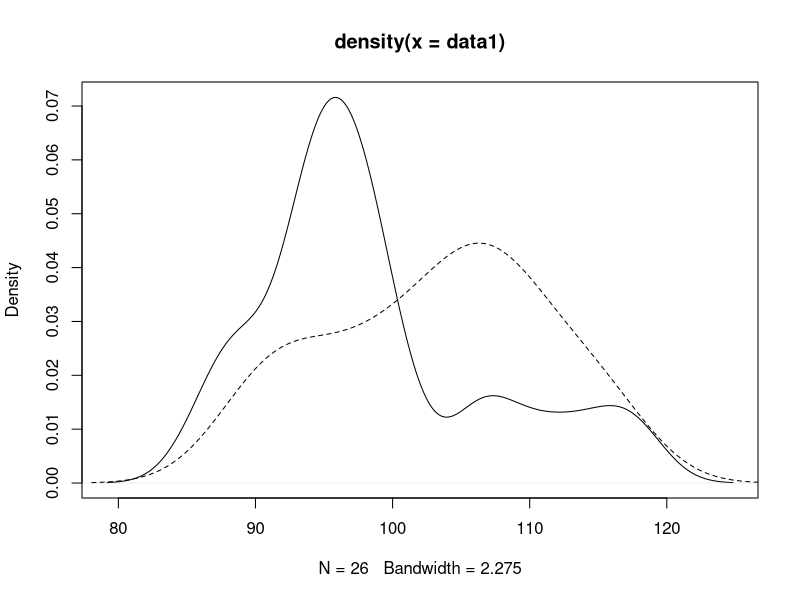

Recreate this plot in R.
my.data <- read.csv('Lab10.csv', header = TRUE)
dim(my.data)

data1<-my.data$systolic.bp[my.data$Genotype=="BA"] 
data2<-my.data$systolic.bp[my.data$Genotype=="BB"] 

testResult <- t.test(data1,data2)
testResult$statistic
testResult$p.value
  
plot(density(data1))
lines(density(data2), lty = 2)

doIt <- function() {
  my.data1 <- my.data
  my.data1$Genotype <- 'BB'
  index.temp <- sample(1:50, size = 26)
  my.data1$Genotype[index.temp] <- 'BA'
  data1a<-my.data$systolic.bp[my.data1$Genotype=="BA"] 
  data2a<-my.data$systolic.bp[my.data1$Genotype=="BB"] 
  testResult1 <- t.test(data1a,data2a)
  as.numeric(testResult1$statistic)
}

set.seed(1234)
doIt()

set.seed(554)
my.t.values <- replicate(100000, doIt())
mean(abs(my.t.values) > 2.2027)

